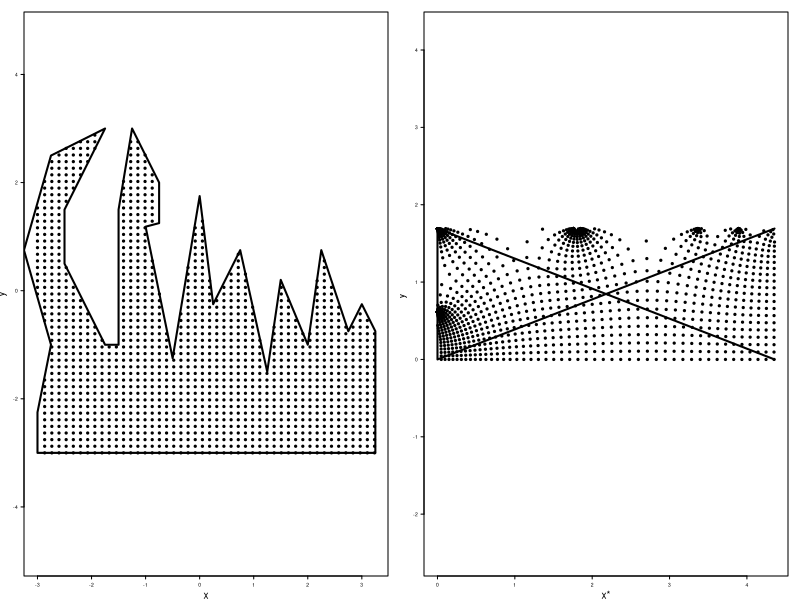

Recreate this plot in R.
# show the point mappings for wt2

# load in the unmapped data
wtu<-read.csv(file="wt2truth.csv",header=T)
# and the boundary
bnd<-read.csv(file="wt2-verts.csv",header=F)
names(bnd)<-c("x","y")

# load in the mapped data
wtm<-read.csv(file="wt2truemapped.csv",header=F)
names(wtm)<-c("x","y","z")

pdf(file="wt2-points.pdf",width=4,height=2)

par(mfrow=c(1,2),mar=c(4,4,2,2),pch=19,las=1,cex.lab=2,cex.axis=1,cex=0.3)

plot(wtu$x[!!wtu$inside],wtu$y[!!wtu$inside],asp=1,xlab="x",ylab="y")
lines(bnd,lwd=2)

plot(wtm$x,wtm$y,asp=1,xlab="x*",ylab="y*")
lines(x=c(max(wtm$x),min(wtm$x),min(wtm$x),max(wtm$x),max(wtm$x)),
      y=c(max(wtm$y),min(wtm$y),max(wtm$y),min(wtm$y),min(wtm$y)),lwd=2)

dev.off()
